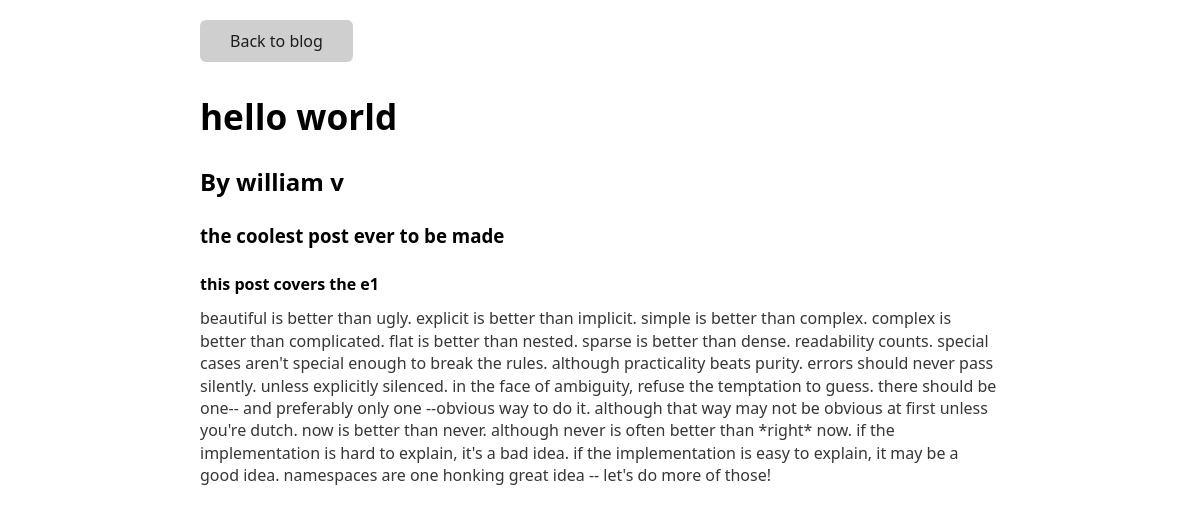
The page /blog/williams-blog/hello-world on the database as committed earlier.
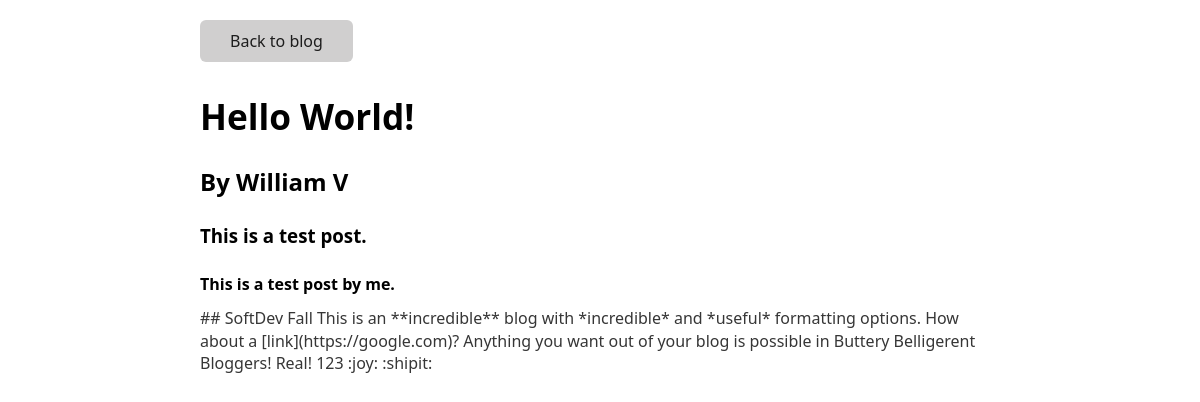
The same page on the database as committed later.
### tables this page shows
CREATE TABLE posts (id INTEGER PRIMARY KEY AUTOINCREMENT, title TEXT NOT NULL, slug TEXT NOT NULL, subtitle TEXT, description TEXT, content TEXT NOT NULL, author INTEGER NOT NULL, blog INTEGER NOT NULL, history TEXT, created_at INTEGER NOT NULL, updated_at INTEGER NOT NULL);

CREATE TABLE users (id INTEGER PRIMARY KEY AUTOINCREMENT, username TEXT KEY, password TEXT NOT NULL, email TEXT NOT NULL, first_name TEXT, last_name TEXT, pfp_url TEXT, created_at INTEGER NOT NULL, updated_at INTEGER NOT NULL);

### __init__.py (the view)
@app.route('/blog/<blog_slug>/<post_slug>')
def view_post(blog_slug, post_slug):
    username = flask.session.get('username')
    blog = blog_table.get(cursor=connection.cursor(), slug=blog_slug)
    blog_user = user_table.get(cursor=connection.cursor(), id=blog[6])
    post = post_table.get(cursor=connection.cursor(), slug=post_slug)
    if post is None:
        return flask.abort(404)
    user = user_table.get(cursor=connection.cursor(), username=username)
    return render_post.build_page(username=username, blog=blog, post=post, user=user, blog_user=blog_user)

### database/blog.py (called while the page is built)
def get(cursor, **kwargs):
    query = "SELECT * FROM blogs WHERE "
    for key, value in kwargs.items():
        query += "{} = '{}' AND ".format(key, value)
    query = query[:-5]
    cursor.execute(query)
    blog = cursor.fetchone()
    return blog

### database/post.py (called while the page is built)
def get(cursor, **kwargs):
    query = "SELECT * FROM posts WHERE "
    for key, value in kwargs.items():
        query += "{} = '{}' AND ".format(key, value)
    query = query[:-5]
    cursor.execute(query)
    post = cursor.fetchone()
    return post

### database/user.py (called while the page is built)
def get(cursor, **kwargs):
    query = "SELECT * FROM users WHERE "
    for key, value in kwargs.items():
        query += "{} = '{}' AND ".format(key, value)
    query = query[:-5]
    cursor.execute(query)
    user = cursor.fetchone()
    return user

### render/post.py (called while the page is built)
def build_page(**kwargs):
    return flask.render_template('post.html', **kwargs)

### templates/post.html (shortened to what this page needs)
<!DOCTYPE html>
<html>
<head>
    <link rel="stylesheet" href="/static/css/page.css">
</head>
<body>
<button onclick="window.location.href='/blog/{{blog[2]}}'">Back to blog</button>
<h1>
    {{ post[1] }}
</h1>
<h2>
    By {{ blog_user[4] }} {{ blog_user[5] }}
</h2>
<h3>
    {{ post[3] }}
</h3>
<h4>
    {{ post[4] }}
</h4>
<div id="post-content">{{ post[5] }}
</div>
</body>
</html>

Rows that differ between the two databases and show on the page:
removed posts: title "hello world", subtitle "the coolest post ever to be made", description "this post covers the e1", content "beautiful is better than ugly. explicit is better than implicit. simple is better than complex. complex is better than complicated. flat is better than nested. sparse is better than dense. readability counts. special cases aren't special enough to break the rules. although practicality beats purity. errors should never pass silently. unless explicitly silenced. in the face of ambiguity, refuse the temptation to guess. there should be one-- and preferably only one --obvious way to do it. although that way may not be obvious at first unless you're dutch. now is better than never. although never is often better than *right* now. if the implementation is hard to explain, it's a bad idea. if the…"
removed users: first_name "william", last_name "v"
now on this page (row edited): posts: title "Hello World!", subtitle "This is a test post.", description "This is a test post by me.", content "## SoftDev Fall This is an **incredible** blog with *incredible* and *useful* formatting options. How about a [link](https://google.com)? Anything you want out of your blog is possible in Buttery Belligerent Bloggers! Real! 123 :joy: :shipit:"
now on this page (row edited): users: first_name "William", last_name "V"
